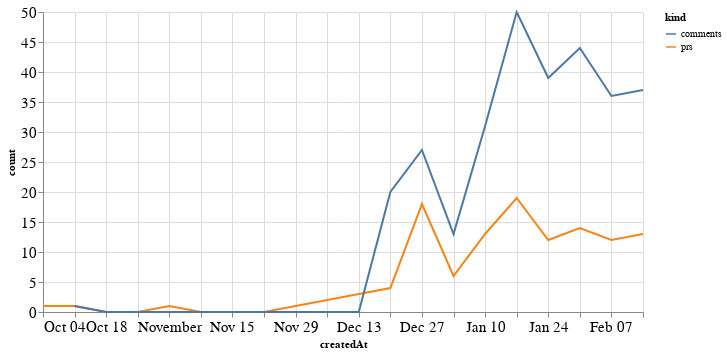

Notebook code cell kept with this figure:
### Code cell
alt.Chart(total_time, width=600).mark_line().encode(
    x='createdAt',
    y='count',
    color='kind'
)

### Figure 1 — Vega-Lite specification as saved in the notebook (floating-point values rounded to 4 significant figures)
{"config": {"axisLeft": {"labelFontSize": 15}, "axisBottom": {"labelFontSize": 15}}, "data": {"name": "data-64cf324370c2394f341996741fc9592c"}, "mark": "line", "encoding": {"color": {"type": "nominal", "field": "kind"}, "x": {"type": "temporal", "field": "createdAt"}, "y": {"type": "quantitative", "field": "count"}}, "width": 600, "$schema": "https://vega.github.io/schema/vega-lite/v4.8.1.json", "datasets": {"data-64cf324370c2394f341996741fc9592c": [{"createdAt": "2020-10-04T00:00:00", "kind": "prs", "count": 1.0}, {"createdAt": "2020-10-11T00:00:00", "kind": "prs", "count": 1.0}, {"createdAt": "2020-10-18T00:00:00", "kind": "prs", "count": 0.0}, {"createdAt": "2020-10-25T00:00:00", "kind": "prs", "count": 0.0}, {"createdAt": "2020-11-01T00:00:00", "kind": "prs", "count": 1.0}, {"createdAt": "2020-11-08T00:00:00", "kind": "prs", "count": 0.0}, {"createdAt": "2020-11-15T00:00:00", "kind": "prs", "count": 0.0}, {"createdAt": "2020-11-22T00:00:00", "kind": "prs", "count": 0.0}, {"createdAt": "2020-11-29T00:00:00", "kind": "prs", "count": 1.0}, {"createdAt": "2020-12-06T00:00:00", "kind": "prs", "count": 2.0}, {"createdAt": "2020-12-13T00:00:00", "kind": "prs", "count": 3.0}, {"createdAt": "2020-12-20T00:00:00", "kind": "prs", "count": 4.0}, {"createdAt": "2020-12-27T00:00:00", "kind": "prs", "count": 18.0}, {"createdAt": "2021-01-03T00:00:00", "kind": "prs", "count": 6.0}, {"createdAt": "2021-01-10T00:00:00", "kind": "prs", "count": 13.0}, {"createdAt": "2021-01-17T00:00:00", "kind": "prs", "count": 19.0}, {"createdAt": "2021-01-24T00:00:00", "kind": "prs", "count": 12.0}, {"createdAt": "2021-01-31T00:00:00", "kind": "prs", "count": 14.0}, {"createdAt": "2021-02-07T00:00:00", "kind": "prs", "count": 12.0}, {"createdAt": "2021-02-14T00:00:00", "kind": "prs", "count": 13.0}, {"createdAt": "2020-10-04T00:00:00", "kind": "comments", "count": null}, {"createdAt": "2020-10-11T00:00:00", "kind": "comments", "count": 1.0}, {"createdAt": "2020-10-18T00:00:00", "kind": "comments", "count": 0.0}, {"createdAt": "2020-10-25T00:00:00", "kind": "comments", "count": 0.0}, {"createdAt": "2020-11-01T00:00:00", "kind": "comments", "count": 0.0}, {"createdAt": "2020-11-08T00:00:00", "kind": "comments", "count": 0.0}, {"createdAt": "2020-11-15T00:00:00", "kind": "comments", "count": 0.0}, {"createdAt": "2020-11-22T00:00:00", "kind": "comments", "count": 0.0}, {"createdAt": "2020-11-29T00:00:00", "kind": "comments", "count": 0.0}, {"createdAt": "2020-12-06T00:00:00", "kind": "comments", "count": 0.0}, {"createdAt": "2020-12-13T00:00:00", "kind": "comments", "count": 0.0}, {"createdAt": "2020-12-20T00:00:00", "kind": "comments", "count": 20.0}, {"createdAt": "2020-12-27T00:00:00", "kind": "comments", "count": 27.0}, {"createdAt": "2021-01-03T00:00:00", "kind": "comments", "count": 13.0}, {"createdAt": "2021-01-10T00:00:00", "kind": "comments", "count": 31.0}, {"createdAt": "2021-01-17T00:00:00", "kind": "comments", "count": 50.0}, {"createdAt": "2021-01-24T00:00:00", "kind": "comments", "count": 39.0}, {"createdAt": "2021-01-31T00:00:00", "kind": "comments", "count": 44.0}, {"createdAt": "2021-02-07T00:00:00", "kind": "comments", "count": 36.0}, {"createdAt": "2021-02-14T00:00:00", "kind": "comments", "count": 37.0}]}}
